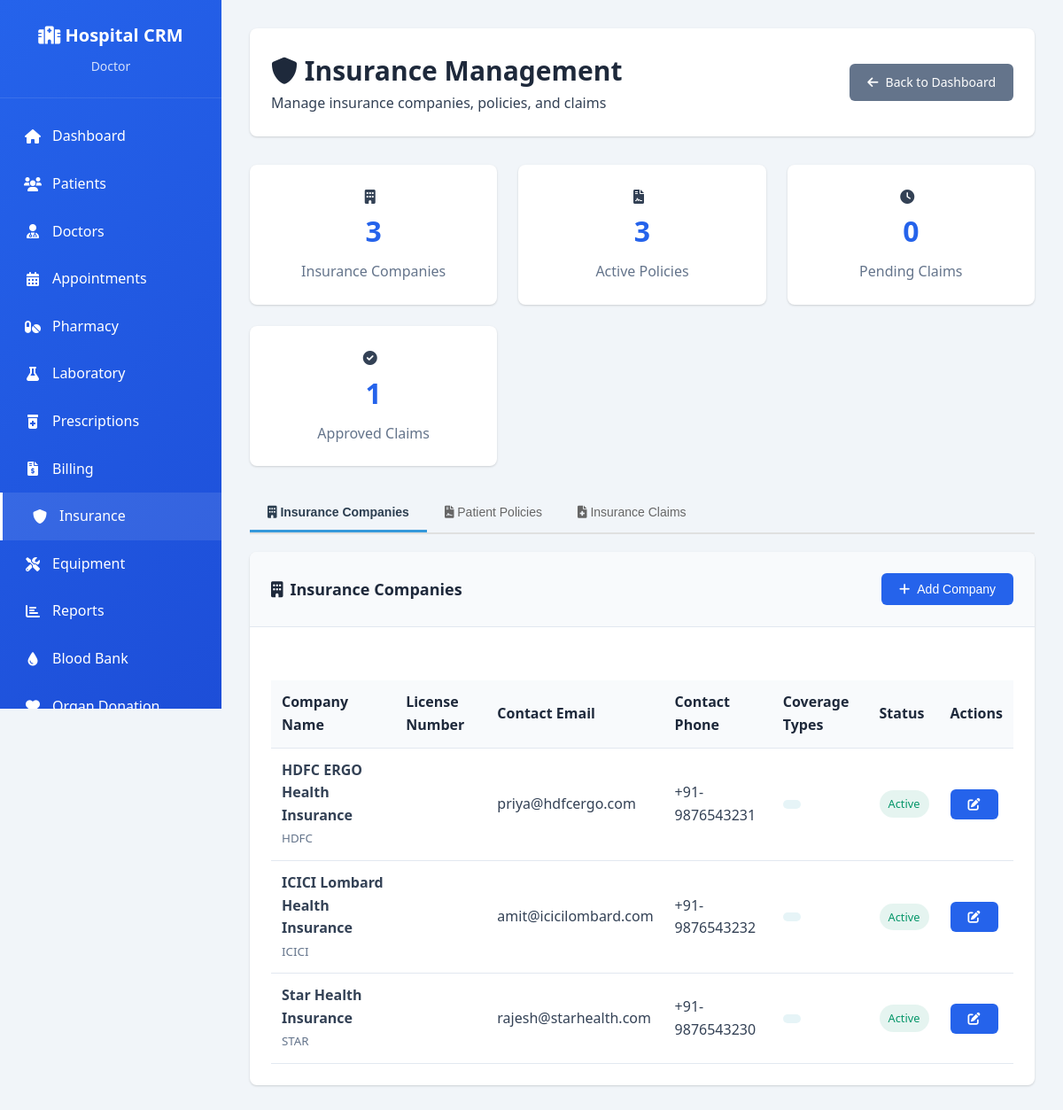
/insurance.php (signed in), run on the app's committed database.
### tables this page shows
CREATE TABLE `insurance_companies` (
  `id` int(11) NOT NULL AUTO_INCREMENT,
  `company_name` varchar(200) NOT NULL,
  `company_code` varchar(10) NOT NULL,
  `contact_person` varchar(100) DEFAULT NULL,
  `contact_phone` varchar(20) DEFAULT NULL,
  `contact_email` varchar(100) DEFAULT NULL,
  `address` text DEFAULT NULL,
  `website` varchar(200) DEFAULT NULL,
  `policy_types` text DEFAULT NULL,
  `coverage_details` text DEFAULT NULL,
  `claim_process` text DEFAULT NULL,
  `is_active` tinyint(1) DEFAULT 1,
  `created_by` int(11) NOT NULL,
  `created_at` timestamp NOT NULL DEFAULT current_timestamp(),
  `updated_at` timestamp NOT NULL DEFAULT current_timestamp() ON UPDATE current_timestamp(),
  PRIMARY KEY (`id`),
  UNIQUE KEY `company_code` (`company_code`),
  KEY `created_by` (`created_by`),
  CONSTRAINT `insurance_companies_ibfk_1` FOREIGN KEY (`created_by`) REFERENCES `users` (`id`)
);

### config/database.php (called while the page is built, shortened)
<?php
class Database {
    private $connection;
    public function __construct() {
        try {
            $dsn = "mysql:host=" . DB_HOST . ";dbname=" . DB_NAME . ";charset=" . DB_CHARSET;
            $this->connection = new PDO($dsn, DB_USERNAME, DB_PASSWORD);
            $this->connection->setAttribute(PDO::ATTR_ERRMODE, PDO::ERRMODE_EXCEPTION);
            $this->connection->setAttribute(PDO::ATTR_DEFAULT_FETCH_MODE, PDO::FETCH_ASSOC);
        } catch(PDOException $e) {
            die("Database connection failed: " . $e->getMessage());
        }
    }
    public function query($sql, $params = []) {
        try {
            $stmt = $this->connection->prepare($sql);
            $stmt->execute($params);
            return $stmt;
        } catch(PDOException $e) {
            throw new Exception("Query failed: " . $e->getMessage());
        }
    }
}
?>

### insurance.php (the view, shortened to what this page needs)
<?php
require_once 'config/database.php';
$db = new Database();
try {
    $insurance_companies = $db->query("SELECT * FROM insurance_companies ORDER BY company_name")->fetchAll();
} catch (Exception $e) {
    $insurance_companies = [];
}
try {
    $patient_policies = $db->query("
        SELECT pip.*,
               CONCAT(p.first_name, ' ', p.last_name) as patient_name,
               p.patient_id,
               ic.company_name,
               ic.contact_email,
               ic.contact_phone
        FROM patient_insurance_policies pip
        LEFT JOIN patients p ON pip.patient_id = p.id
        LEFT JOIN insurance_companies ic ON pip.insurance_company_id = ic.id
        WHERE pip.is_active = 1
        ORDER BY pip.created_at DESC
    ")->fetchAll();
} catch (Exception $e) {
    $patient_policies = [];
}
try {
    $insurance_claims = $db->query("
        SELECT ic.*,
               CONCAT(p.first_name, ' ', p.last_name) as patient_name,
               p.patient_id,
               comp.company_name,
               pip.policy_number,
               b.bill_id,
               b.total_amount
        FROM insurance_claims ic
        LEFT JOIN patients p ON ic.patient_id = p.id
        LEFT JOIN insurance_companies comp ON ic.insurance_company_id = comp.id
        LEFT JOIN patient_insurance_policies pip ON ic.policy_id = pip.id
        LEFT JOIN billing b ON ic.bill_id = b.id
        ORDER BY ic.created_at DESC
        LIMIT 50
    ")->fetchAll();
} catch (Exception $e) {
    $insurance_claims = [];
}
$total_companies = count($insurance_companies);
$active_policies = count($patient_policies);
$pending_claims = count(array_filter($insurance_claims, function($claim) {
    return $claim['status'] === 'pending';
}));
$approved_claims = count(array_filter($insurance_claims, function($claim) {
    return $claim['status'] === 'approved';
}));
?>
<!DOCTYPE html>
<html lang="en">
<head>
    <link rel="stylesheet" href="https://cdnjs.cloudflare.com/ajax/libs/font-awesome/6.0.0/css/all.min.css">
</head>
<body>
    <div class="dashboard-container">
        <aside class="sidebar">
            <div class="sidebar-header">
                <h2><i class="fas fa-hospital"></i> Hospital CRM</h2>
                <p><?php echo htmlspecialchars($_SESSION['role_display']); ?></p>
            </div>
            <ul class="sidebar-menu">
                <li><a href="dashboard.php"><i class="fas fa-home"></i> Dashboard</a></li>
                <li><a href="patients.php"><i class="fas fa-users"></i> Patients</a></li>
                <li><a href="doctors.php"><i class="fas fa-user-md"></i> Doctors</a></li>
                <li><a href="appointments.php"><i class="fas fa-calendar-alt"></i> Appointments</a></li>
                <li><a href="pharmacy.php"><i class="fas fa-pills"></i> Pharmacy</a></li>
                <li><a href="laboratory.php"><i class="fas fa-flask"></i> Laboratory</a></li>
                <li><a href="prescriptions.php"><i class="fas fa-prescription-bottle-alt"></i> Prescriptions</a></li>
                <li><a href="billing.php"><i class="fas fa-file-invoice-dollar"></i> Billing</a></li>
                <li><a href="insurance.php" class="active"><i class="fas fa-shield-alt"></i> Insurance</a></li>
                <li><a href="equipment.php"><i class="fas fa-tools"></i> Equipment</a></li>
                <li><a href="reports.php"><i class="fas fa-chart-bar"></i> Reports</a></li>
                <li><a href="blood-bank.php"><i class="fas fa-tint"></i> Blood Bank</a></li>
                <li><a href="organ-donation.php"><i class="fas fa-heart"></i> Organ Donation</a></li>
            </ul>
        </aside>
        <main class="main-content">
            <div class="header">
                <div>
                    <h1><i class="fas fa-shield-alt"></i> Insurance Management</h1>
                    <p>Manage insurance companies, policies, and claims</p>
                </div>
                <div class="header-actions">
                    <a href="dashboard.php" class="btn btn-secondary">
                        <i class="fas fa-arrow-left"></i> Back to Dashboard
                    </a>
                </div>
            </div>
            <div class="stats-grid">
                <div class="stat-card">
                    <div class="stat-icon">
                        <i class="fas fa-building"></i>
                    </div>
                    <div class="stat-info">
                        <h3><?php echo $total_companies; ?></h3>
                        <p>Insurance Companies</p>
                    </div>
                </div>
                <div class="stat-card">
                    <div class="stat-icon">
                        <i class="fas fa-file-contract"></i>
                    </div>
                    <div class="stat-info">
                        <h3><?php echo $active_policies; ?></h3>
                        <p>Active Policies</p>
                    </div>
                </div>
                <div class="stat-card">
                    <div class="stat-icon">
                        <i class="fas fa-clock"></i>
                    </div>
                    <div class="stat-info">
                        <h3><?php echo $pending_claims; ?></h3>
                        <p>Pending Claims</p>
                    </div>
                </div>
                <div class="stat-card">
                    <div class="stat-icon">
                        <i class="fas fa-check-circle"></i>
                    </div>
                    <div class="stat-info">
                        <h3><?php echo $approved_claims; ?></h3>
                        <p>Approved Claims</p>
                    </div>
                </div>
            </div>
            <div class="insurance-tabs">
                <button class="tab-btn active" onclick="showTab('companies')">
                    <i class="fas fa-building"></i> Insurance Companies
                </button>
                <button class="tab-btn" onclick="showTab('policies')">
                    <i class="fas fa-file-contract"></i> Patient Policies
                </button>
                <button class="tab-btn" onclick="showTab('claims')">
                    <i class="fas fa-file-medical"></i> Insurance Claims
                </button>
            </div>
            <div id="companies-tab" class="tab-content active">
                <div class="card">
                    <div class="card-header">
                        <h3><i class="fas fa-building"></i> Insurance Companies</h3>
                        <button class="btn btn-primary" onclick="showAddCompanyModal()">
                            <i class="fas fa-plus"></i> Add Company
                        </button>
                    </div>
                    <div class="card-body">
                        <?php if (empty($insurance_companies)): ?>
                            <p class="text-muted text-center">No insurance companies found.</p>
                        <?php else: ?>
                            <div style="overflow-x: auto;">
                                <table class="table">
                                    <thead>
                                        <tr>
                                            <th>Company Name</th>
                                            <th>License Number</th>
                                            <th>Contact Email</th>
                                            <th>Contact Phone</th>
                                            <th>Coverage Types</th>
                                            <th>Status</th>
                                            <th>Actions</th>
                                        </tr>
                                    </thead>
                                    <tbody>
                                        <?php foreach ($insurance_companies as $company): ?>
                                            <tr>
                                                <td>
                                                    <strong><?php echo htmlspecialchars($company['company_name']); ?></strong>
                                                    <br><small class="text-muted"><?php echo htmlspecialchars($company['company_code']); ?></small>
                                                </td>
                                                <td><?php echo htmlspecialchars($company['license_number']); ?></td>
                                                <td><?php echo htmlspecialchars($company['contact_email']); ?></td>
                                                <td><?php echo htmlspecialchars($company['contact_phone']); ?></td>
                                                <td>
                                                    <span class="badge badge-info"><?php echo htmlspecialchars($company['coverage_types']); ?></span>
                                                </td>
                                                <td>
                                                    <span class="badge badge-<?php echo $company['is_active'] ? 'success' : 'danger'; ?>">
                                                        <?php echo $company['is_active'] ? 'Active' : 'Inactive'; ?>
                                                    </span>
                                                </td>
                                                <td>
                                                    <button class="btn btn-sm btn-primary" onclick="editCompany(<?php echo $company['id']; ?>)">
                                                        <i class="fas fa-edit"></i>
                                                    </button>
                                                </td>
                                            </tr>
                                        <?php endforeach; ?>
                                    </tbody>
                                </table>
                            </div>
                        <?php endif; ?>
                    </div>
                </div>
            </div>
        </main>
    </div>
</body>
</html>

### includes/functions.php (style rules this page uses)
:root { --primary-color: #2563eb; --primary-dark: #1d4ed8; --secondary-color: #64748b; --success-color: #059669; --danger-color: #dc2626; --warning-color: #d97706; --info-color: #0891b2; --light-color: #f8fafc; --dark-color: #1e293b; --border-color: #e2e8f0; --text-color: #334155; --text-muted: #64748b; --shadow: 0 1px 3px 0 rgba(0, 0, 0, 0.1), 0 1px 2px 0 rgba(0, 0, 0, 0.06); --shadow-lg: 0 10px 15px -3px rgba(0, 0, 0, 0.1), 0 4px 6px -2px rgba(0, 0, 0, 0.05); }
* { margin: 0; padding: 0; box-sizing: border-box; }
body { font-family: 'Segoe UI', Tahoma, Geneva, Verdana, sans-serif; background-color: #f1f5f9; color: var(--text-color); line-height: 1.6; }
.dashboard-container { display: flex; min-height: 100vh; }
.sidebar { width: 250px; background: linear-gradient(135deg, var(--primary-color) 0%, var(--primary-dark) 100%); color: white; position: fixed; height: 100vh; overflow-y: auto; z-index: 1000; transition: transform 0.3s ease; }
.sidebar-header { padding: 1.5rem; border-bottom: 1px solid rgba(255, 255, 255, 0.1); text-align: center; }
.sidebar-header h2 { font-size: 1.25rem; margin-bottom: 0.5rem; }
.sidebar-header p { font-size: 0.875rem; opacity: 0.8; }
.sidebar-menu { list-style: none; padding: 1rem 0; }
.sidebar-menu li { margin: 0; }
.sidebar-menu a { display: flex; align-items: center; padding: 0.875rem 1.5rem; color: white; text-decoration: none; transition: all 0.3s ease; border-left: 3px solid transparent; }
.sidebar-menu a:hover, .sidebar-menu a.active { background: rgba(255, 255, 255, 0.1); border-left-color: white; padding-left: 2rem; }
.sidebar-menu a i { margin-right: 0.75rem; width: 1.25rem; text-align: center; }
.main-content { flex: 1; margin-left: 250px; padding: 2rem; transition: margin-left 0.3s ease; }
.header { background: white; padding: 1.5rem; border-radius: 0.5rem; box-shadow: var(--shadow); margin-bottom: 2rem; display: flex; justify-content: space-between; align-items: center; }
.header h1 { font-size: 1.875rem; font-weight: 700; color: var(--dark-color); }
.header-actions { display: flex; gap: 1rem; align-items: center; }
.card { background: white; border-radius: 0.5rem; box-shadow: var(--shadow); margin-bottom: 2rem; overflow: hidden; }
.card-header { padding: 1.5rem; border-bottom: 1px solid var(--border-color); background: var(--light-color); }
.card-header h3 { font-size: 1.125rem; font-weight: 600; color: var(--dark-color); display: flex; align-items: center; gap: 0.5rem; }
.card-body { padding: 1.5rem; }
.stats-grid { display: grid; grid-template-columns: repeat(auto-fit, minmax(250px, 1fr)); gap: 1.5rem; margin-bottom: 2rem; }
.stat-card { background: white; padding: 1.5rem; border-radius: 0.5rem; box-shadow: var(--shadow); text-align: center; transition: transform 0.2s ease, box-shadow 0.2s ease; }
.stat-card h3 { font-size: 2rem; font-weight: 700; color: var(--primary-color); margin-bottom: 0.5rem; }
.stat-card p { color: var(--text-muted); font-weight: 500; }
.stat-card i { margin-right: 0.5rem; }
.btn { display: inline-flex; align-items: center; gap: 0.5rem; padding: 0.625rem 1.25rem; font-size: 0.875rem; font-weight: 500; text-decoration: none; border: none; border-radius: 0.375rem; cursor: pointer; transition: all 0.2s ease; text-align: center; }
.btn-primary { background: var(--primary-color); color: white; }
.btn-secondary { background: var(--secondary-color); color: white; }
.table { width: 100%; border-collapse: collapse; margin-top: 1rem; }
.table th, .table td { padding: 0.75rem; text-align: left; border-bottom: 1px solid var(--border-color); }
.table th { background: var(--light-color); font-weight: 600; color: var(--dark-color); }
.badge { display: inline-flex; align-items: center; padding: 0.25rem 0.75rem; font-size: 0.75rem; font-weight: 500; border-radius: 9999px; }
.badge-success { background: rgba(5, 150, 105, 0.1); color: var(--success-color); }
.badge-info { background: rgba(8, 145, 178, 0.1); color: var(--info-color); }
.text-muted { color: var(--text-muted); }

### data on the page
insurance_companies: company_name "HDFC ERGO Health Insurance", company_code "HDFC", contact_email "priya@hdfcergo.com", contact_phone "+91-9876543231", is_active "Active"
insurance_companies: company_name "ICICI Lombard Health Insurance", company_code "ICICI", contact_email "amit@icicilombard.com", contact_phone "+91-9876543232", is_active "Active"
insurance_companies: company_name "Star Health Insurance", company_code "STAR", contact_email "rajesh@starhealth.com", contact_phone "+91-9876543230", is_active "Active"

### other printed values
$_SESSION['role_display'] "Doctor"
$total_companies "3"
$active_policies "3"
$pending_claims "0"
$approved_claims "1"
